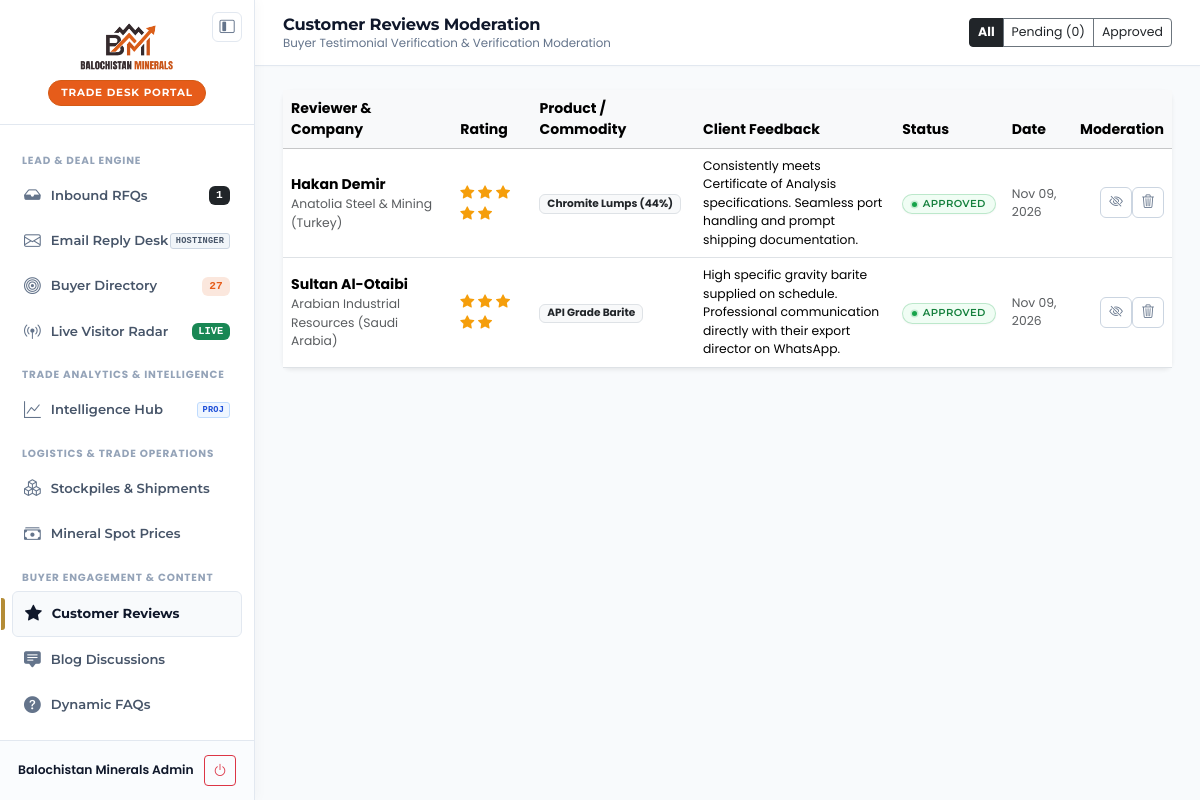
The page /admin/reviews.php (signed in) on the database its author committed.
### tables this page shows
CREATE TABLE IF NOT EXISTS `reviews` (
  `id` INT AUTO_INCREMENT PRIMARY KEY,
  `reviewer_name` VARCHAR(120) NOT NULL,
  `company_name` VARCHAR(160) NULL,
  `country` VARCHAR(100) NULL,
  `rating` TINYINT NOT NULL DEFAULT 5,
  `product_reviewed` VARCHAR(120) NOT NULL,
  `review_text` TEXT NOT NULL,
  `publish_consent` TINYINT(1) NOT NULL DEFAULT 1,
  `status` ENUM('Pending', 'Approved', 'Rejected') NOT NULL DEFAULT 'Pending',
  `created_at` TIMESTAMP DEFAULT CURRENT_TIMESTAMP,
  INDEX `idx_status` (`status`)
);

### admin/auth.php (called while the page is built, shortened)
<?php
require_once __DIR__ . '/db.php';
function isLoggedIn() {
    return isset($_SESSION['bm_admin_id']) && !empty($_SESSION['bm_admin_id']);
}
function getLoggedInUser() {
    return [
        'id'        => $_SESSION['bm_admin_id'],
        'username'  => $_SESSION['bm_admin_user'] ?? 'Admin',
        'full_name' => $_SESSION['bm_admin_name'] ?? 'Admin',
        'email'     => $_SESSION['bm_admin_email'] ?? '',
        'role'      => $_SESSION['bm_admin_role'] ?? 'Owner'
    ];
}

### admin/db.php (called while the page is built, shortened)
<?php
function cleanInput($data) {
    return htmlspecialchars(trim((string)$data), ENT_QUOTES, 'UTF-8');
}

### admin/reviews.php (the view, shortened to what this page needs)
<?php
require_once __DIR__ . '/auth.php';
$user = getLoggedInUser();
$pdo  = getDB();
$reviews = [];
$filterStatus = cleanInput($_GET['status'] ?? '');
$newLeads = 0;
$pendingReviews = 0;
if ($pdo !== null) {
    $newLeads = (int)$pdo->query("SELECT COUNT(*) FROM inquiries WHERE status = 'New'")->fetchColumn();
    $pendingReviews = (int)$pdo->query("SELECT COUNT(*) FROM reviews WHERE status = 'Pending'")->fetchColumn();
    $totalProspects = (int)$pdo->query("SELECT COUNT(*) FROM buyer_prospects")->fetchColumn();
    $sql = "SELECT * FROM reviews WHERE 1=1";
    $params = [];
    $sql .= " ORDER BY created_at DESC";
    $stmt = $pdo->prepare($sql);
    $stmt->execute($params);
    $reviews = $stmt->fetchAll();
}
?>
<!DOCTYPE html>
<html lang="en">
<head>
  <link href="https://cdn.jsdelivr.net/npm/bootstrap@5.3.2/dist/css/bootstrap.min.css" rel="stylesheet">
  <link rel="stylesheet" href="https://cdn.jsdelivr.net/npm/bootstrap-icons@1.11.3/font/bootstrap-icons.min.css">
  <link rel="stylesheet" href="admin-layout.css">
</head>
<body>
  <div class="app-wrapper">
    <aside class="app-sidebar" id="appSidebar">
      <div class="sidebar-header">
        <a href="../" target="_blank" class="sidebar-logo-wrap" title="Balochistan Minerals">
          <img src="../images/new-logo.png" alt="Balochistan Minerals" class="sidebar-logo" onerror="this.style.display='none'">
          <span class="sidebar-badge">TRADE DESK PORTAL</span>
        </a>
        <button type="button" id="sidebarCloseBtn" class="btn-sidebar-panel-toggle" aria-label="Toggle Sidebar" title="Collapse Sidebar (Ctrl + B)">
          <i class="bi bi-layout-sidebar-inset"></i>
        </button>
      </div>
      <nav class="sidebar-nav">
        <div class="sidebar-section-title">Lead & Deal Engine</div>
        <a href="dashboard.php" class="sidebar-link">
          <div><i class="bi bi-inbox-fill"></i> Inbound RFQs</div>
          <?php if ($newLeads > 0): ?>
            <span class="badge bg-dark font-monospace" style="font-size: 0.7rem;"><?= $newLeads ?></span>
          <?php endif; ?>
        </a>
        <a href="email-desk.php" class="sidebar-link">
          <div><i class="bi bi-envelope"></i> Email Reply Desk</div>
          <span class="badge-sidebar-hostinger">HOSTINGER</span>
        </a>
        <a href="prospects.php" class="sidebar-link">
          <div><i class="bi bi-bullseye"></i> Buyer Directory</div>
          <span class="badge font-monospace" style="background: rgba(230,92,26,0.15); color: #E65C1A; font-size: 0.7rem;"><?= $totalProspects ?></span>
        </a>
        <a href="radar.php" class="sidebar-link">
          <div><i class="bi bi-broadcast-pin"></i> Live Visitor Radar</div>
          <span class="badge bg-success font-monospace" style="font-size: 0.65rem;">LIVE</span>
        </a>
        <div class="sidebar-section-title">Trade Analytics & Intelligence</div>
        <a href="analytics.php" class="sidebar-link">
          <div><i class="bi bi-graph-up"></i> Intelligence Hub</div>
          <span class="badge-sidebar-intel">PROJ</span>
        </a>
        <div class="sidebar-section-title">Logistics & Trade Operations</div>
        <a href="stockpiles.php" class="sidebar-link">
          <div><i class="bi bi-boxes"></i> Stockpiles & Shipments</div>
        </a>
        <a href="prices.php" class="sidebar-link">
          <div><i class="bi bi-cash-stack"></i> Mineral Spot Prices</div>
        </a>
        <div class="sidebar-section-title">Buyer Engagement & Content</div>
        <a href="reviews.php" class="sidebar-link active">
          <div><i class="bi bi-star-fill"></i> Customer Reviews</div>
        </a>
        <a href="blog-discussions.php" class="sidebar-link">
          <div><i class="bi bi-chat-square-text-fill"></i> Blog Discussions</div>
        </a>
        <a href="faqs.php" class="sidebar-link">
          <div><i class="bi bi-question-circle-fill"></i> Dynamic FAQs</div>
        </a>
        <div class="sidebar-section-title">System & Links</div>
      </nav>
      <div class="sidebar-footer">
        <div class="d-flex align-items-center justify-content-between">
          <div class="fw-semibold small" style="color: var(--navy-900);"><?= htmlspecialchars($user['full_name']) ?></div>
          <a href="logout.php" class="btn btn-sm btn-outline-danger p-1 px-2" title="Sign Out"><i class="bi bi-power"></i></a>
        </div>
      </div>
    </aside>
    <div class="app-main">
      <header class="top-bar">
        <div class="topbar-left">
          <div class="topbar-title-wrap">
            <h1 class="topbar-title">Customer Reviews Moderation</h1>
            <div class="topbar-subtitle">Buyer Testimonial Verification & Verification Moderation</div>
          </div>
        </div>
        <div class="topbar-right">
          <div class="btn-group btn-group-sm" role="group">
            <a href="reviews.php" class="btn <?= empty($filterStatus) ? 'btn-dark text-white fw-bold' : 'btn-outline-secondary text-dark' ?>" style="font-size: 0.78rem;">All</a>
            <a href="reviews.php?status=Pending" class="btn <?= $filterStatus === 'Pending' ? 'btn-warning fw-bold' : 'btn-outline-secondary text-dark' ?>" style="font-size: 0.78rem;">Pending (<?= $pendingReviews ?>)</a>
            <a href="reviews.php?status=Approved" class="btn <?= $filterStatus === 'Approved' ? 'btn-success text-white fw-bold' : 'btn-outline-secondary text-dark' ?>" style="font-size: 0.78rem;">Approved</a>
          </div>
        </div>
      </header>
      <main class="content-canvas">
        <div class="card shadow-sm border-0 rounded-3">
          <div class="table-responsive">
            <table class="table table-hover align-middle mb-0">
              <thead class="table-light">
                <tr>
                  <th>Reviewer & Company</th>
                  <th>Rating</th>
                  <th>Product / Commodity</th>
                  <th>Client Feedback</th>
                  <th>Status</th>
                  <th>Date</th>
                  <th class="text-end">Moderation</th>
                </tr>
              </thead>
              <tbody>
                <?php if (empty($reviews)): ?>
                  <tr><td colspan="7" class="text-center py-5 text-muted">No reviews found.</td></tr>
                <?php else: ?>
                  <?php foreach ($reviews as $rev): ?>
                    <tr>
                      <td>
                        <div class="fw-bold"><?= htmlspecialchars($rev['reviewer_name']) ?></div>
                        <div class="small text-muted"><?= htmlspecialchars($rev['company_name'] ?: 'Independent') ?> (<?= htmlspecialchars($rev['country'] ?: 'Global') ?>)</div>
                      </td>
                      <td>
                        <div class="star-rating">
                          <?php for ($i = 1; $i <= 5; $i++): ?>
                            <i class="bi bi-star<?= $i <= $rev['rating'] ? '-fill' : '' ?>"></i>
                          <?php endfor; ?>
                        </div>
                      </td>
                      <td><span class="badge bg-light text-dark border"><?= htmlspecialchars($rev['product_reviewed']) ?></span></td>
                      <td style="max-width: 320px;"><div class="small"><?= nl2br(htmlspecialchars($rev['review_text'])) ?></div></td>
                      <td>
                        <?php if ($rev['status'] === 'Approved'): ?>
                          <span class="badge-mod-approved">Approved</span>
                        <?php elseif ($rev['status'] === 'Pending'): ?>
                          <span class="badge-mod-pending">Pending Review</span>
                        <?php else: ?>
                          <span class="badge-mod-rejected">Rejected</span>
                        <?php endif; ?>
                      </td>
                      <td class="small text-muted"><?= date('M d, Y', strtotime($rev['created_at'])) ?></td>
                      <td class="text-end">
                        <div class="d-inline-flex gap-1.5 align-items-center justify-content-end">
                          <?php if ($rev['status'] !== 'Rejected'): ?>
                            <form method="POST" action="reviews.php" class="d-inline m-0">
                              <button type="submit" class="btn-mod-icon" title="Reject / Hide from site">
                                <i class="bi bi-eye-slash"></i>
                              </button>
                            </form>
                          <?php endif; ?>
                          <form method="POST" action="reviews.php" class="d-inline m-0" onsubmit="return confirm('Delete this review permanently?');">
                            <button type="submit" class="btn-mod-icon btn-mod-delete" title="Delete">
                              <i class="bi bi-trash3"></i>
                            </button>
                          </form>
                        </div>
                        </div>
                  <?php endforeach; ?>
                <?php endif; ?>
          </div>
        </div>
</body>
</html>

### admin/reviews.php (style rules this page uses)
:root { --navy-900: #0F172A; --brand-navy: #0F172A; --brand-slate: #1E293B; --brand-gold: #B48C36; --brand-gold-subtle: #F8F5EE; --brand-border: #E2E8F0; --brand-canvas: #F8FAFC; --brand-surface: #FFFFFF; --brand-orange: #E65C1A; --text-dark: #0F172A; --text-muted: #64748B; --sidebar-width: 255px; }
body { font-family: 'Poppins', sans-serif; font-size: 0.88rem; color: var(--text-dark); background-color: var(--brand-canvas); margin: 0; }
h1, h2, h3, h4, h5, h6, .brand-font { font-family: 'Montserrat', sans-serif; letter-spacing: -0.015em; }
.app-wrapper { display: flex; min-height: 100vh; }
.app-sidebar { width: var(--sidebar-width); background: var(--brand-surface); border-right: 1px solid var(--brand-border); display: flex; flex-direction: column; position: fixed; top: 0; bottom: 0; left: 0; z-index: 1040; }
.sidebar-nav { padding: 16px 12px; flex: 1; }
.sidebar-section-title { font-size: 0.65rem; font-weight: 700; text-transform: uppercase; letter-spacing: 0.08em; color: #94A3B8; padding: 12px 10px 6px; }
.sidebar-link { display: flex; align-items: center; justify-content: space-between; padding: 9px 12px; border-radius: 6px; color: #475569; font-family: 'Montserrat', sans-serif; font-size: 0.82rem; font-weight: 600; text-decoration: none; margin-bottom: 2px; transition: all 0.15s ease; }
.sidebar-link i { font-size: 1.05rem; margin-right: 10px; color: #64748B; }
.sidebar-link.active { background: #F8FAFC; color: var(--brand-navy); border: 1px solid var(--brand-border); position: relative; }
.sidebar-link.active::before { content: ''; position: absolute; left: -12px; top: 6px; bottom: 6px; width: 3.5px; background: var(--brand-gold); border-radius: 0 3px 3px 0; }
.sidebar-link.active i { color: var(--brand-gold); }
.sidebar-footer { padding: 14px 18px; border-top: 1px solid var(--brand-border); }
.app-main { margin-left: var(--sidebar-width); flex: 1; min-width: 0; }
.top-bar { background: var(--brand-surface); border-bottom: 1px solid var(--brand-border); padding: 14px 28px; display: flex; align-items: center; justify-content: space-between; position: sticky; top: 0; z-index: 1030; }
.content-canvas { padding: 24px 28px; }
.star-rating { color: #F59E0B; }

### rows shown on the page
reviews: reviewer_name "Hakan Demir", company_name "Anatolia Steel & Mining", country "Turkey", rating 5 (drawn), product_reviewed "Chromite Lumps (44%)", review_text "Consistently meets Certificate of Analysis specifications. Seamless port handling and prompt shipping documentation.", status "APPROVED", created_at "Nov 09, 2026"
reviews: reviewer_name "Sultan Al-Otaibi", company_name "Arabian Industrial Resources", country "Saudi Arabia", rating 5 (drawn), product_reviewed "API Grade Barite", review_text "High specific gravity barite supplied on schedule. Professional communication directly with their export director on WhatsApp.", status "APPROVED", created_at "Nov 09, 2026"

### other values the page prints
$newLeads "1"
$totalProspects "27"
$user['full_name'] "Balochistan Minerals Admin"
$pendingReviews "0"
